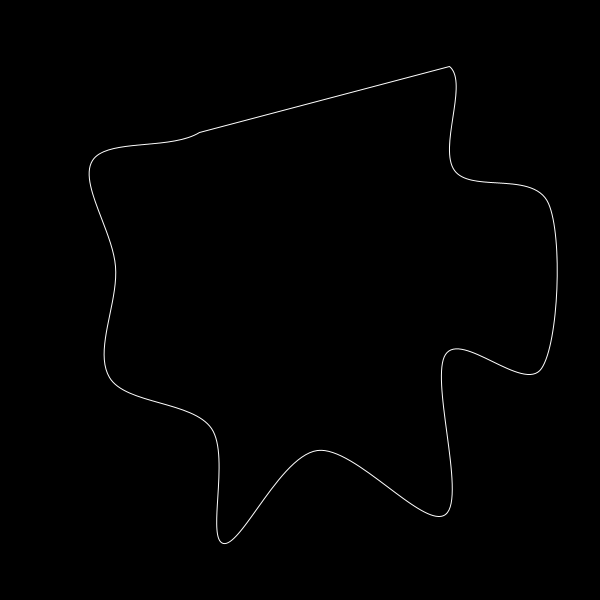
Frame 1 (no input)
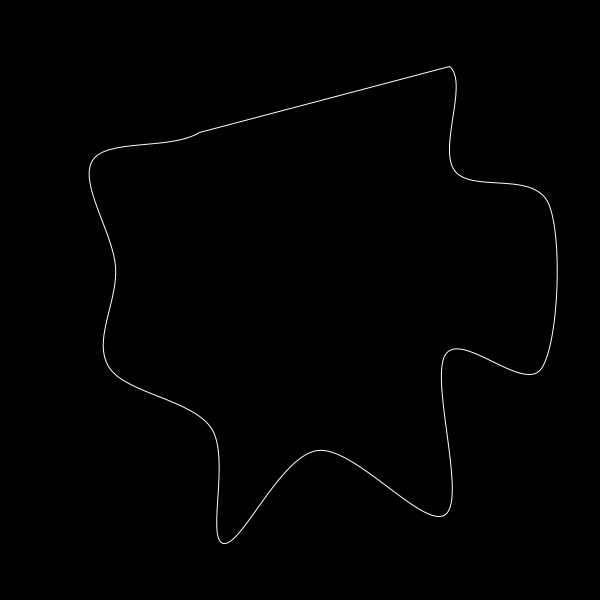
Frame 60 (the mouse pressed at the canvas centre just before this capture)
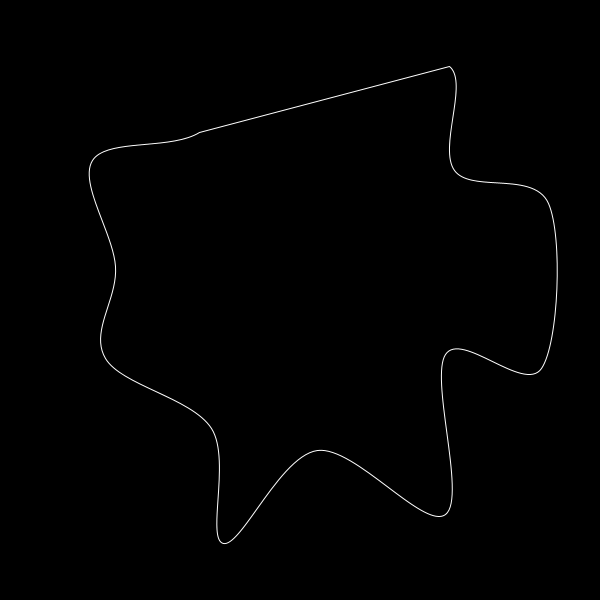
Frame 120 (the mouse held since frame 60 and released just before this capture)

The Processing sketch that drew these frames (run headless with seeded random() and noise(); from frame 60 on, the mouse is pressed at the canvas centre):

// Processing sketch: curvy
// ── curvy.pde
void setup() {
  size(600, 600);
}

void draw() {
  background(0);

  stroke(255);
  noFill();
  beginShape();
  curveVertex(268, 52);
  curveVertex(199, 132);
  curveVertex(92, 160);
  curveVertex(115, 266);
  curveVertex(80 + cos(frameCount*0.1) * 30, 375 + sin(frameCount*0.1) * 30);
  curveVertex(211, 428);
  curveVertex(223, 543);
  curveVertex(317, 450);
  curveVertex(445, 514);
  curveVertex(445, 354);
  curveVertex(541, 368);
  curveVertex(548, 203);
  curveVertex(454, 170);
  curveVertex(449, 66);
  curveVertex(337, 76);
  endShape(CLOSE);
}

void mousePressed() {
  println( "curveVertex(" + mouseX + "," + mouseY + ");" );
}
